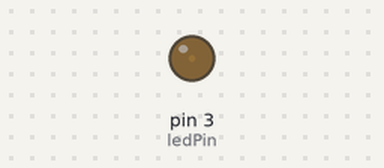
Bench run of a sketch on a simulated Arduino Uno, built with avr-gcc and run on an emulated ATmega328P. Shown: output pins drawn as LEDs (lit = HIGH).

Above: at 0.05 s.
At 1.15 s:
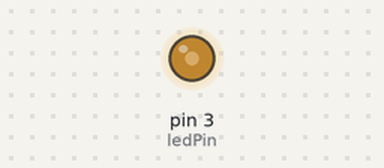
At 2.3 s:
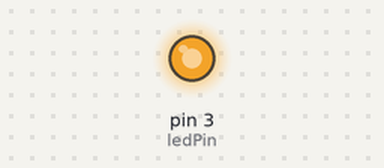
At 4.55 s:
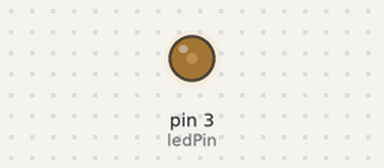
Timing chart, 0 to 6.6 s (numbered marks = the images above):
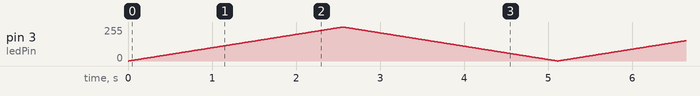

The sketch:

0429_fadeled____.ino
```cpp
// C++ code
//
int ledPin = 3;  // 아날로그 핀 번호 설정
int brightness = 0; // lED 밝기
int fadeAmount = 1; // LED fade 할 포인트 수

// 코드 실행 시 한번 실행
void setup()
{
  // 핀번호 3번을 출력으로 선언
  pinMode(ledPin, OUTPUT);
}

void loop()
{
  // 아날로기 핀번호 3번으로 세팅
  analogWrite(ledPin, brightness);

  // 반복하면서 다음 밝기 변경
  brightness = brightness + fadeAmount;

  //fad 끝에서 fade 방향을 반대로
  if (brightness <= 0 || brightness >= 255) {
    fadeAmount = -fadeAmount;
  }
 // 30밀리 초 기다리기
  delay(10);
}
```
